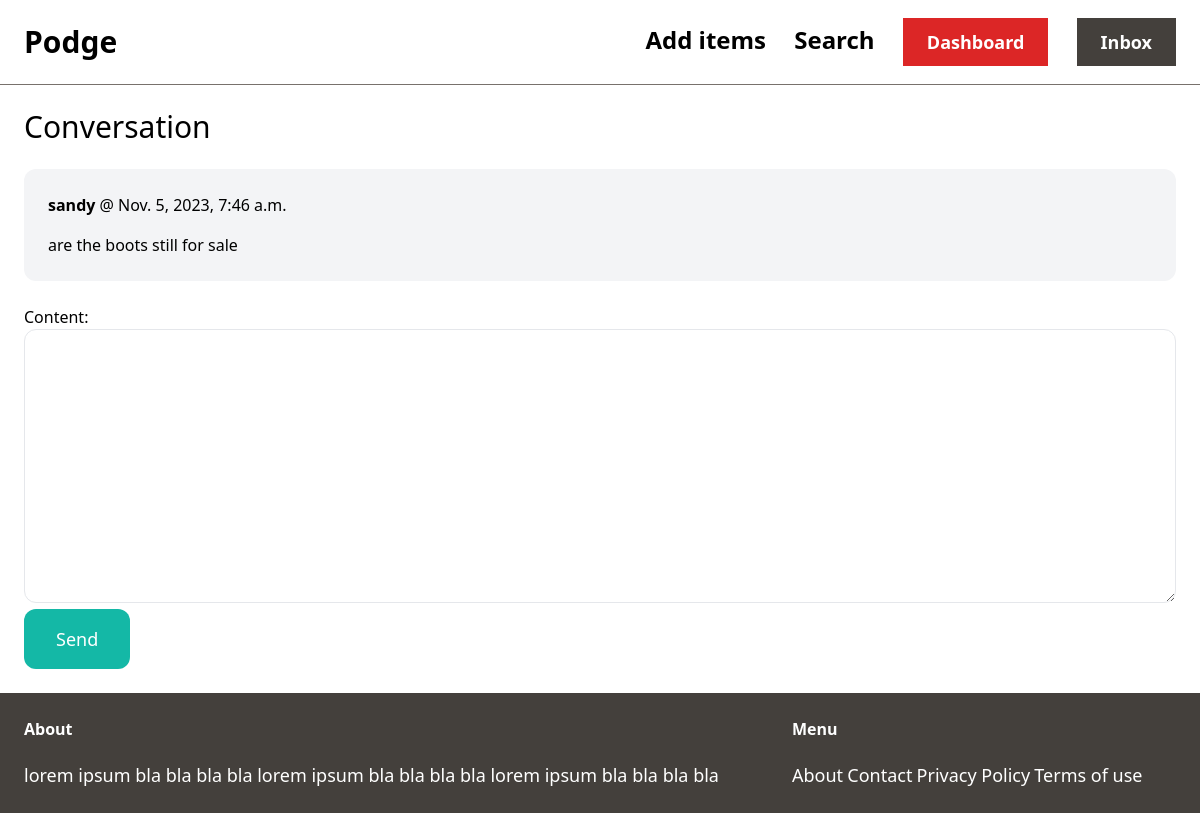
Page /inbox/3/ (signed in) on the committed database.
### conversation/models.py (models this page shows)
class ConversationMessage(models.Model):
    conversation = models.ForeignKey(Conversation, related_name='messages', on_delete=models.CASCADE)
    content = models.TextField()
    created_at = models.DateTimeField(auto_now_add=True)
    created_by = models.ForeignKey(User, related_name='created_messages', on_delete=models.CASCADE)

### conversation/views.py (the view)
# urls.py: path('<int:pk>/', views.detail, name='detail'),
@login_required
def detail(request, pk):
    conversation = Conversation.objects.filter(members__in=[request.user.id]).get(pk=pk)
    if request.method == 'POST':
        form = ConversationMessageForm(request.POST)
        if form.is_valid():
            conversation_message = form.save(commit=False)
            conversation_message.conversation = conversation
            conversation_message.created_by = request.user
            conversation_message.save()
            conversation.save()
            return redirect('conversation:detail', pk=pk)
    else:
        form = ConversationMessageForm()
    return render(request, 'conversation/detail.html', {
        'conversation': conversation,
        'form': form
    })

### conversation/forms.py
class ConversationMessageForm(forms.ModelForm):
    class Meta:
        model = ConversationMessage
        fields = ('content',)
        widgets = {
            'content': forms.Textarea(attrs={
                'class': 'w-full py-4 px-6 rounded-xl border'
            })
        }

### conversation/templates/conversation/detail.html (shortened to what this page needs)
{% extends 'home/base.html' %}
{% block content %}
<h1 class="mb-6 text-3xl">Conversation</h1>
<div class="space-y-6">
    {% for message in conversation.messages.all %}
        <div class="p-6 flex {% if message.created_by == request.user %}bg-blue-100{% else %}bg-gray-100{% endif %} rounded-xl">
            <div>
                <p class="mb-4"><strong>{{ message.created_by.username }}</strong> @ {{ message.created_at }}</p>
                <p>{{ message.content }}</p>
            </div>
        </div>
    {% endfor %}
</div>
<form method="post" action="." class="mt-6">
    {{ form.as_p }}
    <button class="py-4 px-8 text-lg bg-teal-500 hover:bg-teal-700 rounded-xl text-white">Send</button>
</form>
{% endblock %}

### rows in the picture
ConversationMessage: created_by.username "sandy", created_at "Nov. 5, 2023, 7:46 a.m.", content "are the boots still for sale"
